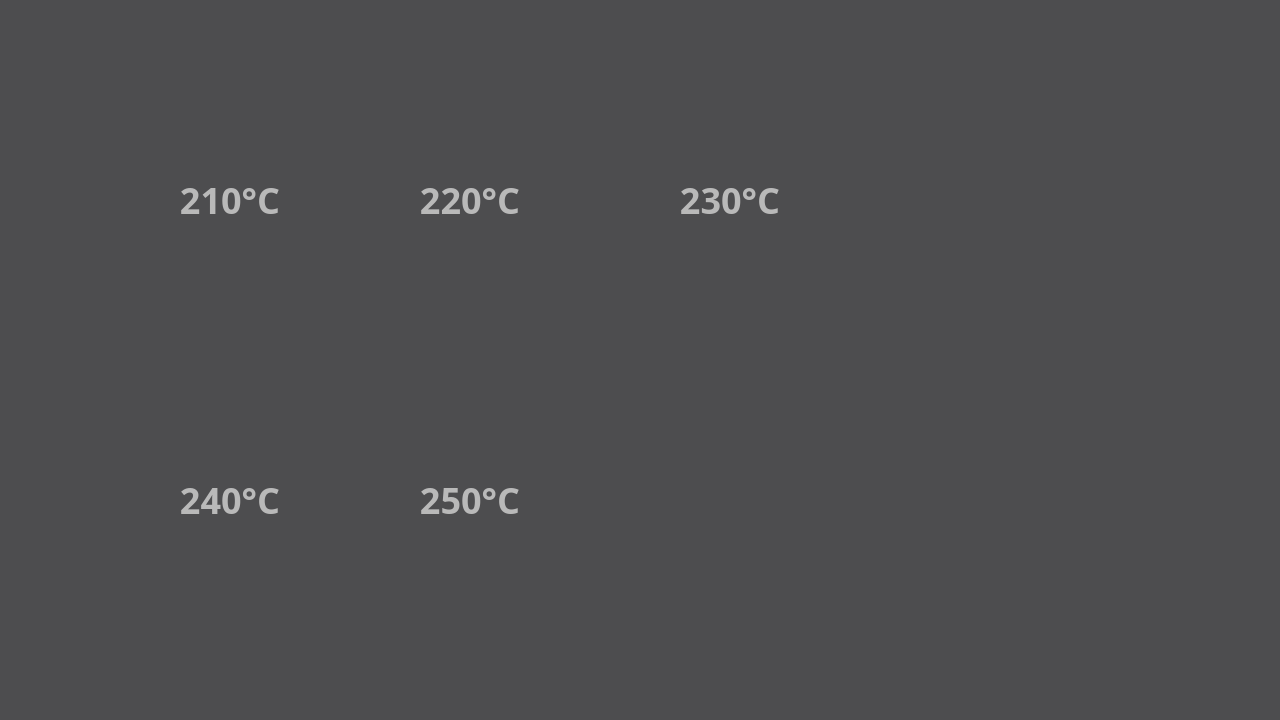
<?xml version="1.0" encoding="UTF-8"?>
<ui version="4.0">
 <class>printFlament</class>
 <widget class="QWidget" name="printFlament">
  <property name="geometry">
   <rect>
    <x>0</x>
    <y>0</y>
    <width>1280</width>
    <height>720</height>
   </rect>
  </property>
  <property name="windowTitle">
   <string>Form</string>
  </property>
  <widget class="QPushButton" name="pushButton_3">
   <property name="geometry">
    <rect>
     <x>640</x>
     <y>110</y>
     <width>180</width>
     <height>180</height>
    </rect>
   </property>
   <property name="styleSheet">
    <string notr="true">font-weight: bold;font-family:Barlow;color: rgb(185, 185, 185);
font-size: 36px;
text-align: center;
font-family: Barlow;
background-image: url(:/TempButton.png);
border:none;
background-color: rgba(255, 255, 255, 0);
</string>
   </property>
   <property name="text">
    <string>230°C</string>
   </property>
  </widget>
  <widget class="QPushButton" name="pushButton">
   <property name="geometry">
    <rect>
     <x>140</x>
     <y>110</y>
     <width>180</width>
     <height>180</height>
    </rect>
   </property>
   <property name="styleSheet">
    <string notr="true">font-weight: bold;font-family:Barlow;color: rgb(185, 185, 185);
font-size: 36px;
text-align: center;
font-family: Barlow;
background-image: url(:/TempButton.png);
border:none;

background-color: rgba(255, 255, 255, 0);</string>
   </property>
   <property name="text">
    <string>210°C</string>
   </property>
  </widget>
  <widget class="QLabel" name="label">
   <property name="geometry">
    <rect>
     <x>0</x>
     <y>0</y>
     <width>1280</width>
     <height>720</height>
    </rect>
   </property>
   <property name="styleSheet">
    <string notr="true">background-color: rgba(32, 32, 35, 200);</string>
   </property>
   <property name="text">
    <string/>
   </property>
  </widget>
  <widget class="QPushButton" name="pushButton_2">
   <property name="geometry">
    <rect>
     <x>380</x>
     <y>110</y>
     <width>180</width>
     <height>180</height>
    </rect>
   </property>
   <property name="styleSheet">
    <string notr="true">font-weight: bold;font-family:Barlow;color: rgb(185, 185, 185);
font-size: 36px;
text-align: center;
font-family: Barlow;
background-image: url(:/TempButton.png);
border:none;
background-color: rgba(255, 255, 255, 0);</string>
   </property>
   <property name="text">
    <string>220°C</string>
   </property>
  </widget>
  <widget class="QPushButton" name="pushButton_4">
   <property name="geometry">
    <rect>
     <x>140</x>
     <y>410</y>
     <width>180</width>
     <height>180</height>
    </rect>
   </property>
   <property name="styleSheet">
    <string notr="true">font-weight: bold;font-family:Barlow;color: rgb(185, 185, 185);
font-size: 36px;
text-align: center;
font-family: Barlow;
background-image: url(:/TempButton.png);
border:none;
background-color: rgba(255, 255, 255, 0);</string>
   </property>
   <property name="text">
    <string>240°C</string>
   </property>
  </widget>
  <widget class="QPushButton" name="pushButton_5">
   <property name="geometry">
    <rect>
     <x>380</x>
     <y>410</y>
     <width>180</width>
     <height>180</height>
    </rect>
   </property>
   <property name="styleSheet">
    <string notr="true">font-weight: bold;font-family:Barlow;color: rgb(185, 185, 185);
font-size: 36px;
text-align: center;
font-family: Barlow;
background-image: url(:/TempButton.png);
border:none;
background-color: rgba(255, 255, 255, 0);</string>
   </property>
   <property name="text">
    <string>250°C</string>
   </property>
  </widget>
  <zorder>label</zorder>
  <zorder>pushButton_3</zorder>
  <zorder>pushButton</zorder>
  <zorder>pushButton_2</zorder>
  <zorder>pushButton_4</zorder>
  <zorder>pushButton_5</zorder>
 </widget>
 <resources/>
 <connections/>
</ui>
